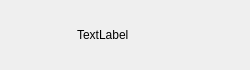
<?xml version="1.0" encoding="UTF-8"?>
<ui version="4.0">
 <class>ContactUserItem</class>
 <widget class="QDialog" name="ContactUserItem">
  <property name="geometry">
   <rect>
    <x>0</x>
    <y>0</y>
    <width>250</width>
    <height>70</height>
   </rect>
  </property>
  <property name="minimumSize">
   <size>
    <width>250</width>
    <height>70</height>
   </size>
  </property>
  <property name="maximumSize">
   <size>
    <width>250</width>
    <height>72</height>
   </size>
  </property>
  <property name="windowTitle">
   <string>Dialog</string>
  </property>
  <layout class="QHBoxLayout" name="horizontalLayout">
   <item>
    <widget class="QWidget" name="widget" native="true">
     <property name="minimumSize">
      <size>
       <width>60</width>
       <height>60</height>
      </size>
     </property>
     <property name="maximumSize">
      <size>
       <width>60</width>
       <height>60</height>
      </size>
     </property>
     <widget class="QLabel" name="icon_label">
      <property name="geometry">
       <rect>
        <x>0</x>
        <y>10</y>
        <width>45</width>
        <height>45</height>
       </rect>
      </property>
      <property name="minimumSize">
       <size>
        <width>45</width>
        <height>45</height>
       </size>
      </property>
      <property name="maximumSize">
       <size>
        <width>45</width>
        <height>45</height>
       </size>
      </property>
      <property name="text">
       <string/>
      </property>
     </widget>
     <widget class="QLabel" name="red_point">
      <property name="geometry">
       <rect>
        <x>27</x>
        <y>2</y>
        <width>30</width>
        <height>30</height>
       </rect>
      </property>
      <property name="minimumSize">
       <size>
        <width>30</width>
        <height>30</height>
       </size>
      </property>
      <property name="maximumSize">
       <size>
        <width>30</width>
        <height>30</height>
       </size>
      </property>
      <property name="text">
       <string/>
      </property>
     </widget>
    </widget>
   </item>
   <item>
    <widget class="QLabel" name="user_name_label">
     <property name="text">
      <string>TextLabel</string>
     </property>
    </widget>
   </item>
  </layout>
 </widget>
 <resources/>
 <connections/>
</ui>
